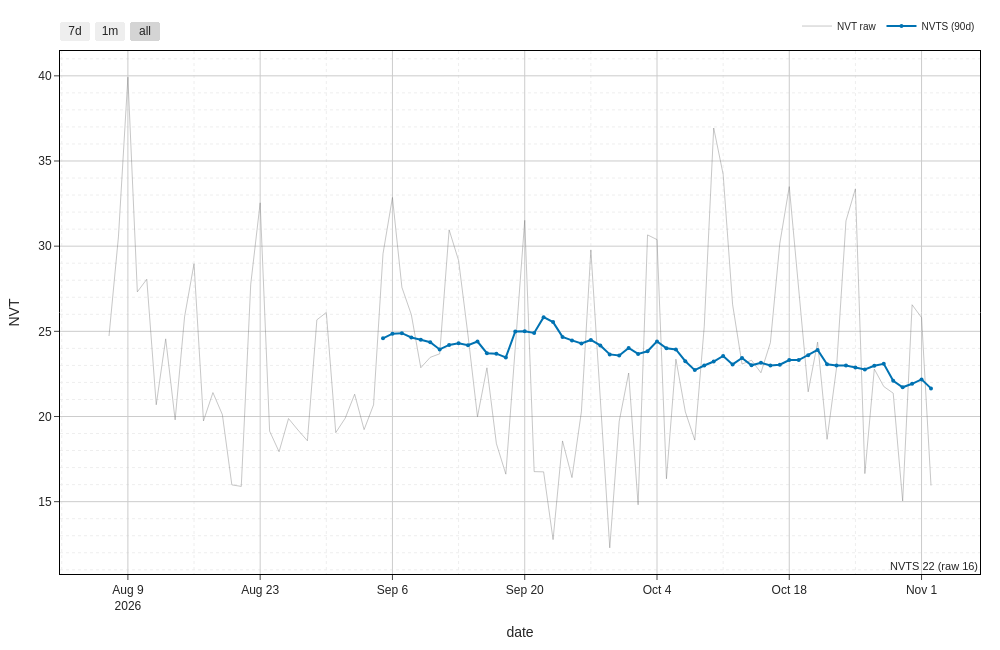

The notebook cell this image was saved under:
### Code cell
SUPPLY_BTC = 20_100_000  # approx circulating at block ~974k; scales level only

n = rev.copy()
n["date"] = pd.to_datetime(n["date"])
n = n.sort_values("date").reset_index(drop=True)
n["vol_usd"] = n["settled_btc"] * n["btc_usd"]
n["mcap"] = n["btc_usd"] * SUPPLY_BTC
n["nvt_raw"] = n["mcap"] / n["vol_usd"]
n["vol_90d"] = n["vol_usd"].rolling(90, min_periods=30).mean()
n["nvts"] = n["mcap"] / n["vol_90d"]

fig = go.Figure()
fig.add_trace(go.Scatter(x=n["date"], y=n["nvt_raw"], mode="lines",
    name="NVT raw", line=dict(color="rgba(115,115,115,0.4)", width=1),
    hovertemplate="%{x|%b %d}<br>NVT %{y:.0f}<extra></extra>"))
fig.add_trace(go.Scatter(x=n["date"], y=n["nvts"], mode="lines+markers",
    name="NVTS (90d)", line=dict(color="#0072B2", width=2), marker=dict(size=4),
    hovertemplate="%{x|%b %d}<br>NVTS %{y:.0f}<extra></extra>"))

last = n.iloc[-1]
fig.add_annotation(x=1, y=0, xref="x domain", yref="y domain", xanchor="right",
    yanchor="bottom", showarrow=False,
    text=f"NVTS {last['nvts']:.0f} (raw {last['nvt_raw']:.0f})",
    font=dict(size=11))

fig.update_layout(showlegend=True, height=HEIGHT, width=WIDTH,
    legend=dict(orientation="h", yanchor="bottom", y=1.02,
                xanchor="right", x=1, font=dict(size=10)),
    margin=dict(t=20, b=40, l=60, r=20),
    xaxis_title="date", yaxis_title="NVT", hovermode="x unified",
    xaxis=dict(showline=True, linecolor="black", mirror=True,
        rangeselector=dict(buttons=[
            dict(count=7, label="7d", step="day", stepmode="backward"),
            dict(count=1, label="1m", step="month", stepmode="backward"),
            dict(step="all")])),
    yaxis=dict(showline=True, linecolor="black", mirror=True))
fig.show()
